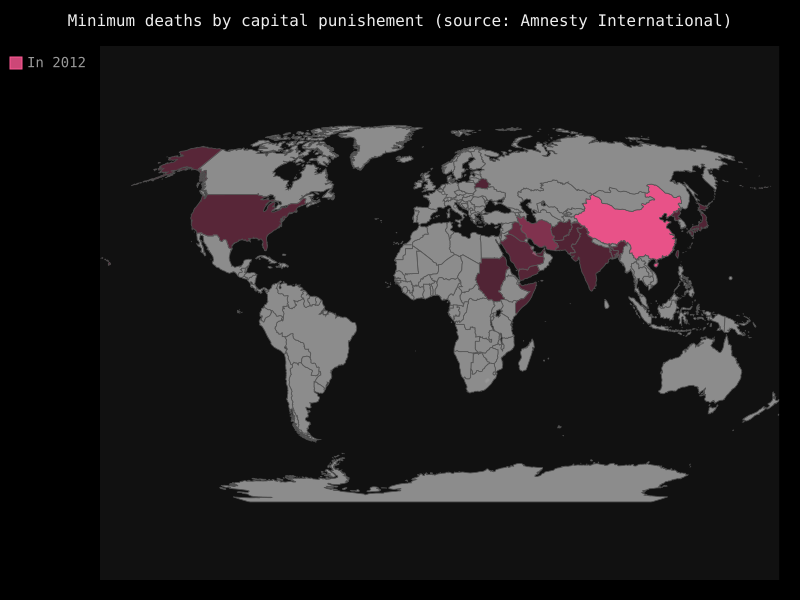

Source code (Python):
import pygal

worldmap_chart = pygal.Worldmap()
worldmap_chart.title = 'Minimum deaths by capital punishement (source: Amnesty International)'
worldmap_chart.add('In 2012', {
  'af': 14,
  'bd': 1,
  'by': 3,
  'cn': 1000,
  'gm': 9,
  'in': 1,
  'ir': 314,
  'iq': 129,
  'jp': 7,
  'kp': 6,
  'pk': 1,
  'ps': 6,
  'sa': 79,
  'so': 6,
  'sd': 5,
  'tw': 6,
  'ae': 1,
  'us': 43,
  'ye': 28
})
worldmap_chart.render_to_file('test.svg')
